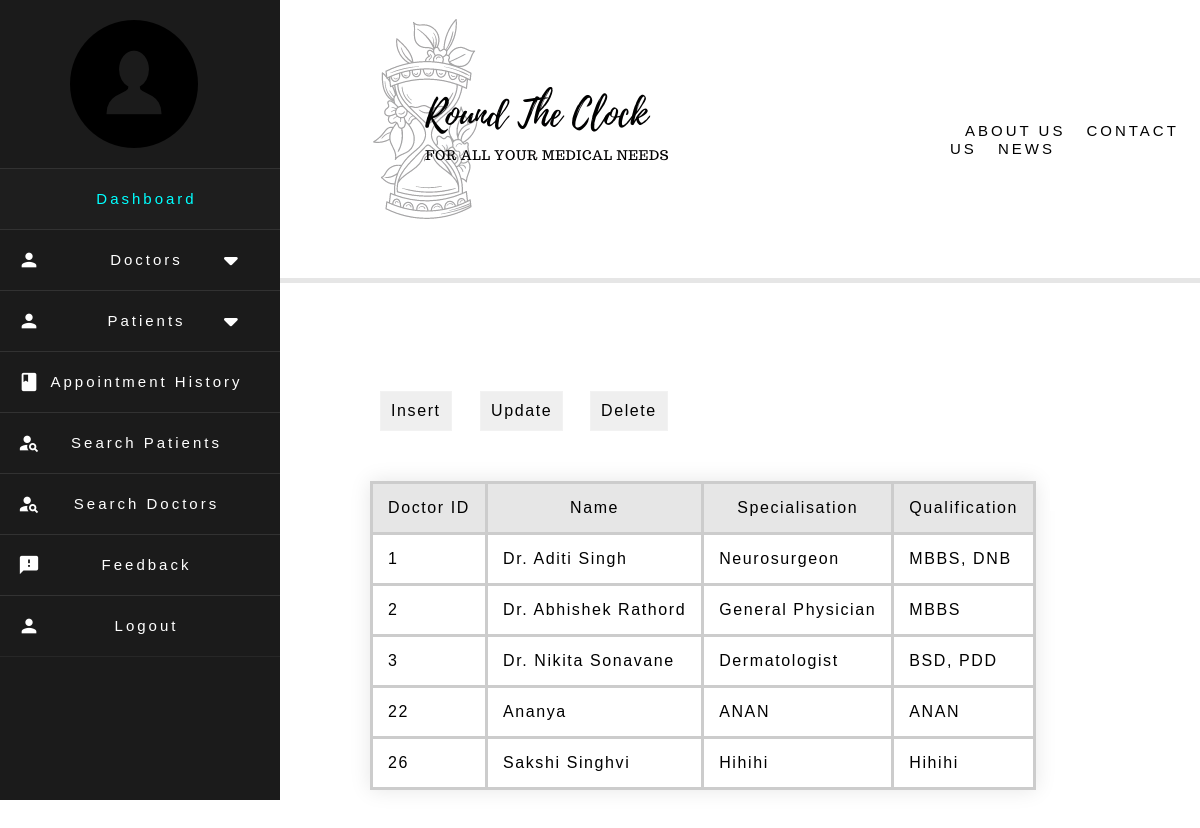
Page /Admin_Module/doctors.php on the committed database.
### tables this page shows
CREATE TABLE `doctor_details` (
  `doctor_id` int(20) NOT NULL,
  `Name` varchar(64) NOT NULL,
  `Age` int(3) NOT NULL,
  `Phone` bigint(10) NOT NULL,
  `Email` varchar(64) NOT NULL,
  `Qualification` varchar(64) NOT NULL,
  `Specialization` varchar(64) NOT NULL
);

### Admin_Module/doctors.php (the view, shortened to what this page needs)
<?php include 'import.php'; ?>
<?php
function OpenCon()
 {
 $dbhost = "localhost";
 $dbuser = "root";
 $dbpass = "13579";
 $db = "roundtheclock";
 $conn = new mysqli($dbhost, $dbuser, $dbpass,$db);
 return $conn;
 }
 $conn = OpenCon();
$result = $conn->query("SELECT * FROM `doctor_details`");
echo '<div class="center">';
echo '<div class="container">';
echo '<div class="nd-box">';
echo '<div class="boxi">';
echo '<button class="btn1" id="myButton">Insert</button>';
echo '</div>';
echo '<div class="boxi1">';
echo '<button class="btn2" id="update">Update</button>';
echo '</div>';
echo '<div class="boxi2">';
echo '<button class="btn3" id="delete">Delete</button>';
echo '</div>';
echo '</div>';
echo '</div>';
echo '<table class="center1">
      <tr>
          <td class="color1"> Doctor ID</font> </td>
          <td class="color1"> Name</font> </td>
          <td class="color1"> Specialisation</font> </td>
          <td class="color1"> Qualification</font> </td>
      </tr>';
if ($result->num_rows> 0)
{
  while($row = $result->fetch_assoc())
  {
        $field1name = $row['doctor_id'];
        $field2name = $row['Name'];
        $field3name = $row['Specialization'];
        $field4name = $row['Qualification'];
        echo '<tr>
                  <td>'.$field1name.'</td>
                  <td>'.$field2name.'</td>
                  <td>'.$field3name.'</td>
                  <td>'.$field4name.'</td>
              </tr>';
  }
}
else{
  echo "ERROR-No data.";
}
echo '</div>';
?>

### Admin_Module/import.css (style rules this page uses)
* { margin: 0; padding: 0; user-select: none; box-sizing: border-box; font-family:sans-serif,serif; }

### rows in the picture
doctor_details: doctor_id "1", Name "Dr. Aditi Singh", Specialization "Neurosurgeon", Qualification "MBBS, DNB"
doctor_details: doctor_id "2", Name "Dr. Abhishek Rathord", Specialization "General Physician", Qualification "MBBS"
doctor_details: doctor_id "3", Name "Dr. Nikita Sonavane", Specialization "Dermatologist", Qualification "BSD, PDD"
doctor_details: doctor_id "22", Name "Ananya", Specialization "ANAN", Qualification "ANAN"
doctor_details: doctor_id "26", Name "Sakshi Singhvi", Specialization "Hihihi", Qualification "Hihihi"
